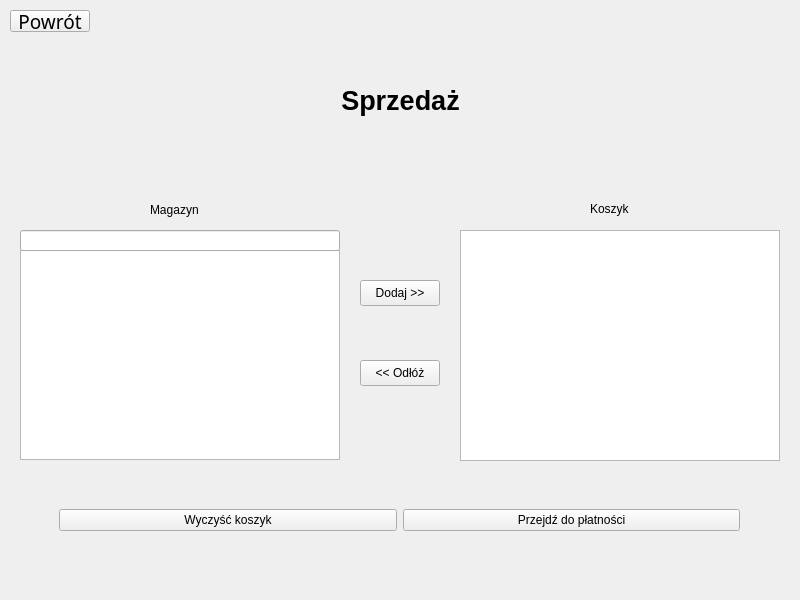
<?xml version="1.0" encoding="UTF-8"?>
<ui version="4.0">
 <class>retail</class>
 <widget class="QWidget" name="retail">
  <property name="geometry">
   <rect>
    <x>0</x>
    <y>0</y>
    <width>800</width>
    <height>600</height>
   </rect>
  </property>
  <property name="windowTitle">
   <string>Form</string>
  </property>
  <widget class="QLabel" name="label">
   <property name="geometry">
    <rect>
     <x>310</x>
     <y>60</y>
     <width>181</width>
     <height>81</height>
    </rect>
   </property>
   <property name="font">
    <font>
     <pointsize>20</pointsize>
     <weight>75</weight>
     <bold>true</bold>
    </font>
   </property>
   <property name="layoutDirection">
    <enum>Qt::LeftToRight</enum>
   </property>
   <property name="text">
    <string>Sprzedaż</string>
   </property>
   <property name="alignment">
    <set>Qt::AlignCenter</set>
   </property>
  </widget>
  <widget class="QListView" name="Qdruglist">
   <property name="geometry">
    <rect>
     <x>20</x>
     <y>250</y>
     <width>320</width>
     <height>210</height>
    </rect>
   </property>
  </widget>
  <widget class="QLabel" name="label_2">
   <property name="geometry">
    <rect>
     <x>150</x>
     <y>200</y>
     <width>61</width>
     <height>20</height>
    </rect>
   </property>
   <property name="text">
    <string>Magazyn</string>
   </property>
  </widget>
  <widget class="QPushButton" name="Qdropcart">
   <property name="geometry">
    <rect>
     <x>360</x>
     <y>360</y>
     <width>80</width>
     <height>26</height>
    </rect>
   </property>
   <property name="text">
    <string>&lt;&lt; Odłóż</string>
   </property>
  </widget>
  <widget class="QWidget" name="horizontalLayoutWidget">
   <property name="geometry">
    <rect>
     <x>59</x>
     <y>480</y>
     <width>681</width>
     <height>80</height>
    </rect>
   </property>
   <layout class="QHBoxLayout" name="horizontalLayout_2">
    <item>
     <widget class="QPushButton" name="Qclearcart">
      <property name="text">
       <string>Wyczyść koszyk</string>
      </property>
     </widget>
    </item>
    <item>
     <widget class="QPushButton" name="Qproceed">
      <property name="text">
       <string>Przejdź do płatności</string>
      </property>
     </widget>
    </item>
   </layout>
  </widget>
  <widget class="QLabel" name="label_3">
   <property name="geometry">
    <rect>
     <x>590</x>
     <y>200</y>
     <width>56</width>
     <height>18</height>
    </rect>
   </property>
   <property name="text">
    <string>Koszyk</string>
   </property>
  </widget>
  <widget class="QLineEdit" name="Qsearchdrug">
   <property name="geometry">
    <rect>
     <x>20</x>
     <y>230</y>
     <width>320</width>
     <height>21</height>
    </rect>
   </property>
  </widget>
  <widget class="QListView" name="Qcartlist">
   <property name="geometry">
    <rect>
     <x>460</x>
     <y>230</y>
     <width>320</width>
     <height>231</height>
    </rect>
   </property>
  </widget>
  <widget class="QPushButton" name="Qaddcart">
   <property name="geometry">
    <rect>
     <x>360</x>
     <y>280</y>
     <width>80</width>
     <height>26</height>
    </rect>
   </property>
   <property name="text">
    <string>Dodaj &gt;&gt;</string>
   </property>
  </widget>
  <widget class="QPushButton" name="backButton">
   <property name="geometry">
    <rect>
     <x>10</x>
     <y>10</y>
     <width>80</width>
     <height>22</height>
    </rect>
   </property>
   <property name="font">
    <font>
     <family>Noto Sans</family>
     <pointsize>14</pointsize>
    </font>
   </property>
   <property name="text">
    <string>Powrót</string>
   </property>
  </widget>
 </widget>
 <resources/>
 <connections/>
</ui>
